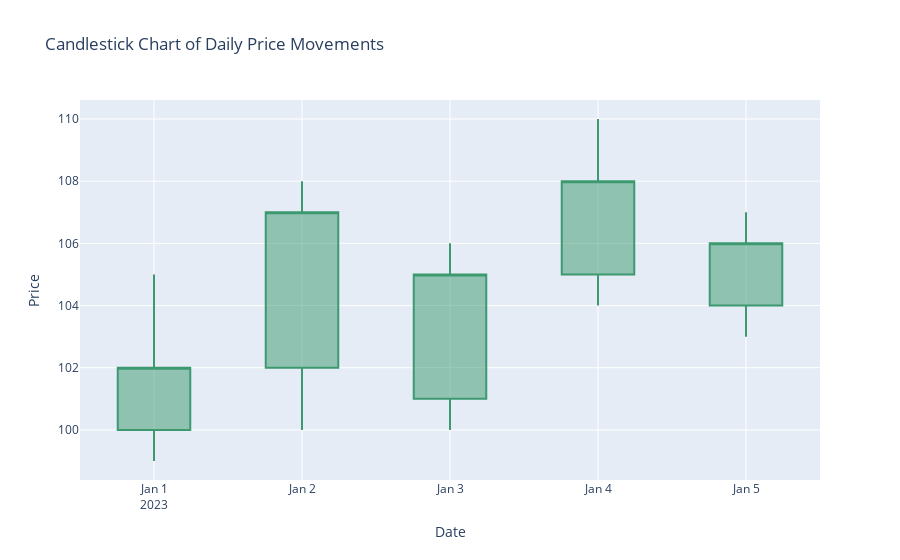

Source (notebook cell):
### Code cell
import pandas as pd

# Example dataset: Date, Open, High, Low, Close
data = {
    'Date': ['2023-01-01', '2023-01-02', '2023-01-03', 
             '2023-01-04', '2023-01-05'],
    'Open': [100, 102, 101, 105, 104],
    'High': [105, 108, 106, 110, 107],
    'Low': [99, 100, 100, 104, 103],
    'Close': [102, 107, 105, 108, 106]
}

df = pd.DataFrame(data)
df['Date'] = pd.to_datetime(df['Date'])  # Convert 'Date' to datetime

import plotly.graph_objects as go

# Create the candlestick chart
fig = go.Figure(data=[go.Candlestick(x=df['Date'],
                                       open=df['Open'],
                                       high=df['High'],
                                       low=df['Low'],
                                       close=df['Close'],
                                       name='Candlestick Chart')])

# Update layout for better visualization
fig.update_layout(title='Candlestick Chart of Daily Price Movements',
                  xaxis_title='Date',
                  yaxis_title='Price',
                  xaxis_rangeslider_visible=False)  # Hide the range slider if you don't need it


fig.show()

### Figure 1 — Plotly figure (JSON) as saved in the notebook; plotly's stock layout.template omitted (floating-point values rounded to 4 significant figures)
{"data": [{"close": [102, 107, 105, 108, 106], "high": [105, 108, 106, 110, 107], "low": [99, 100, 100, 104, 103], "name": "Candlestick Chart", "open": [100, 102, 101, 105, 104], "x": ["2023-01-01T00:00:00", "2023-01-02T00:00:00", "2023-01-03T00:00:00", "2023-01-04T00:00:00", "2023-01-05T00:00:00"], "type": "candlestick"}], "layout": {"xaxis": {"rangeslider": {"visible": false}, "title": {"text": "Date"}}, "title": {"text": "Candlestick Chart of Daily Price Movements"}, "yaxis": {"title": {"text": "Price"}}}}
